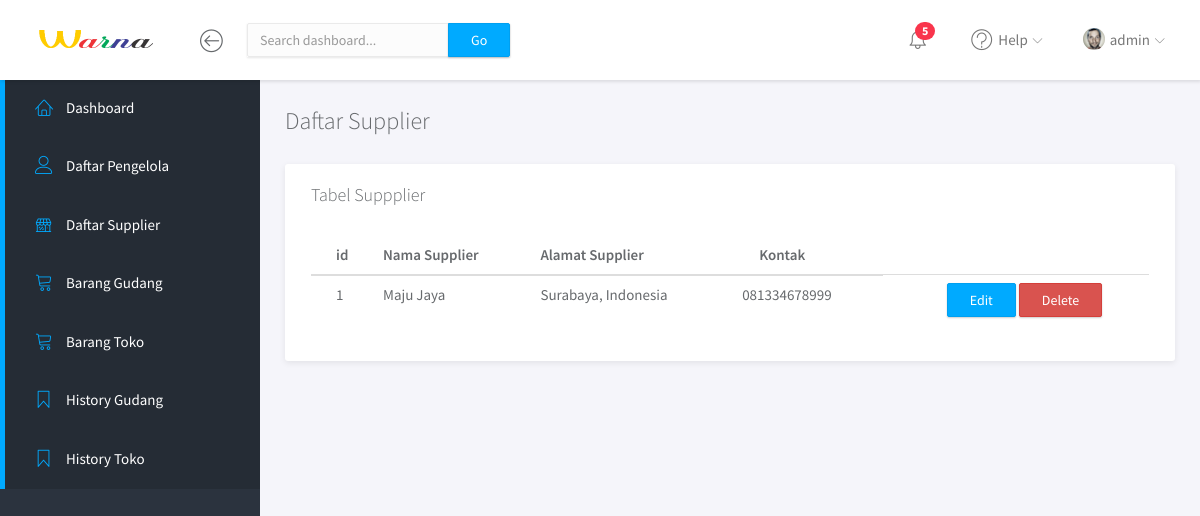
The page /admin/daftar-supplier.php (signed in) on the database as committed earlier.
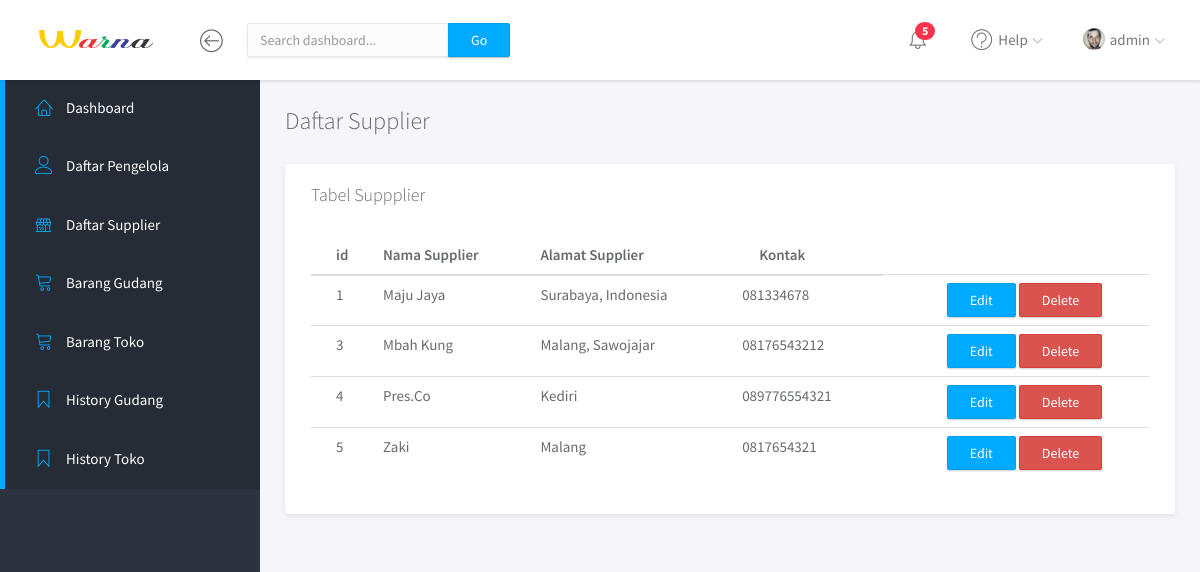
The same page on the database as committed later.
### tables this page shows
CREATE TABLE `supplier` (
  `id` int(15) NOT NULL,
  `nama_supplier` varchar(255) NOT NULL,
  `alamat_supplier` varchar(255) NOT NULL,
  `kontak_supplier` varchar(255) NOT NULL
);

### admin/daftar-supplier.php (the view, shortened to what this page needs)
<?php
  include('../koneksi.php');
?>
<!doctype html>
<html lang="en">
<head>
	<link rel="stylesheet" href="../assets/vendor/bootstrap/css/bootstrap.min.css">
	<link rel="stylesheet" href="../assets/vendor/font-awesome/css/font-awesome.min.css">
	<link rel="stylesheet" href="../assets/vendor/linearicons/style.css">
	<link rel="stylesheet" href="../assets/vendor/chartist/css/chartist-custom.css">
	<link rel="stylesheet" href="../assets/css/main.css">
	<link rel="stylesheet" href="../assets/css/demo.css">
</head>
<body>
	<div id="wrapper">
		<nav class="navbar navbar-default navbar-fixed-top">
			<div class="brand">
				<a href="index.html"><img src="../assets/img/warna_logo2.png"  alt="Klorofil Logo" class="img-responsive logo"></a>
			</div>
			<div class="container-fluid">
				<div class="navbar-btn">
					<button type="button" class="btn-toggle-fullwidth"><i class="lnr lnr-arrow-left-circle"></i></button>
				</div>
				<form class="navbar-form navbar-left">
					<div class="input-group">
						<input type="text" value="" class="form-control" placeholder="Search dashboard...">
						<span class="input-group-btn"><button type="button" class="btn btn-primary">Go</button></span>
					</div>
				</form>
				<div id="navbar-menu">
					<ul class="nav navbar-nav navbar-right">
						<li class="dropdown">
							<a href="#" class="dropdown-toggle icon-menu" data-toggle="dropdown">
								<i class="lnr lnr-alarm"></i>
								<span class="badge bg-danger">5</span>
							</a>
						</li>
						<li class="dropdown">
							<a href="#" class="dropdown-toggle" data-toggle="dropdown"><i class="lnr lnr-question-circle"></i> <span>Help</span> <i class="icon-submenu lnr lnr-chevron-down"></i></a>
						</li>
						<li class="dropdown">
							<a href="#" class="dropdown-toggle" data-toggle="dropdown"><img src="../assets/img/user.png" class="img-circle" alt="Avatar"> <span><?php echo $_SESSION['username']; ?></span> <i class="icon-submenu lnr lnr-chevron-down"></i></a>
						</li>
					</ul>
				</div>
			</div>
		</nav>
		<div id="sidebar-nav" class="sidebar">
			<div class="sidebar-scroll">
				<nav>
					<ul class="nav">
						<li><a href="admin-tampilan.php" class="active"><i class="lnr lnr-home"></i> <span>Dashboard</span></a></li>
						<li><a href="daftar-karyawan.php" class="active"><i class="lnr lnr-user"></i> <span>Daftar Pengelola</span></a></li>
						<li><a href="daftar-supplier.php" class="active"><i class="lnr lnr-store"></i> <span>Daftar Supplier</span></a></li>
						<li><a href="daftar-barang.php" class="active"><i class="lnr lnr-cart"></i> <span>Barang Gudang</span></a></li>
						<li><a href="daftar-barang-toko.php" class="active"><i class="lnr lnr-cart"></i> <span>Barang Toko</span></a></li>
						<li><a href="history-barang.php" class="active"><i class="lnr lnr-bookmark"></i> <span>History Gudang</span></a></li>
						<li><a href="history-toko.php" class="active"><i class="lnr lnr-bookmark"></i> <span>History Toko</span></a></li>
					</ul>
				</nav>
			</div>
        </div>
		<div class="main">
			<div class="main-content">
				<div class="container-fluid">
	<h3 class="page-title">Daftar Supplier</h3>
	<div class="row">
		<div class="col-md-12">
			<div class="panel">
				<div class="panel-heading">
					<h3 class="panel-title">Tabel Suppplier</h3>
				</div>
				<div class="panel-body">
					<table class="table">
						<thead>
							<tr><th>id</th><th>Nama Supplier</th><th>Alamat Supplier</th><th>Kontak</th></tr>
						</thead>
						<tbody>
						<?php
                            $sql = "select * from supplier";
                            $result = mysqli_query($conn, $sql);
                    				if(mysqli_num_rows($result)){
                    					while($row = mysqli_fetch_assoc($result)){
                          ?>
                          <tr>
                            <td><?php echo $row['id'] ?></td>
                            <td><?php echo $row['nama_supplier'] ?></td>
                            <td><?php echo $row['alamat_supplier'] ?></td>
                            <td><?php echo $row['kontak_supplier'] ?></td>
                            <td class="text-center">
							  <a href="supplier-edit.php?id=<?php echo $row['id'] ?>" button type="button" class="btn btn-primary ">Edit</a>
                              <a href="daftar-supplier.php?delete=<?php echo $row['id'] ?>" type="button" class="btn btn-danger" onclick="return confirm('Are you sure to delete this record?')">Delete</a>
                            </td>
                          </tr>
                          <?php
                              }
                            }
                          ?>
						</tbody>
					</table>
				</div>
			</div>
		</div>
	</div>
				</div>
			</div>
		</div>
</body>
</html>

Rows that differ between the two databases and show on the page:
changed supplier "Maju Jaya": kontak_supplier "081334678999" → "081334678"
added supplier: id "3", nama_supplier "Mbah Kung", alamat_supplier "Malang, Sawojajar", kontak_supplier "08176543212"
added supplier: id "4", nama_supplier "Pres.Co", alamat_supplier "Kediri", kontak_supplier "089776554321"
added supplier: id "5", nama_supplier "Zaki", alamat_supplier "Malang", kontak_supplier "0817654321"
